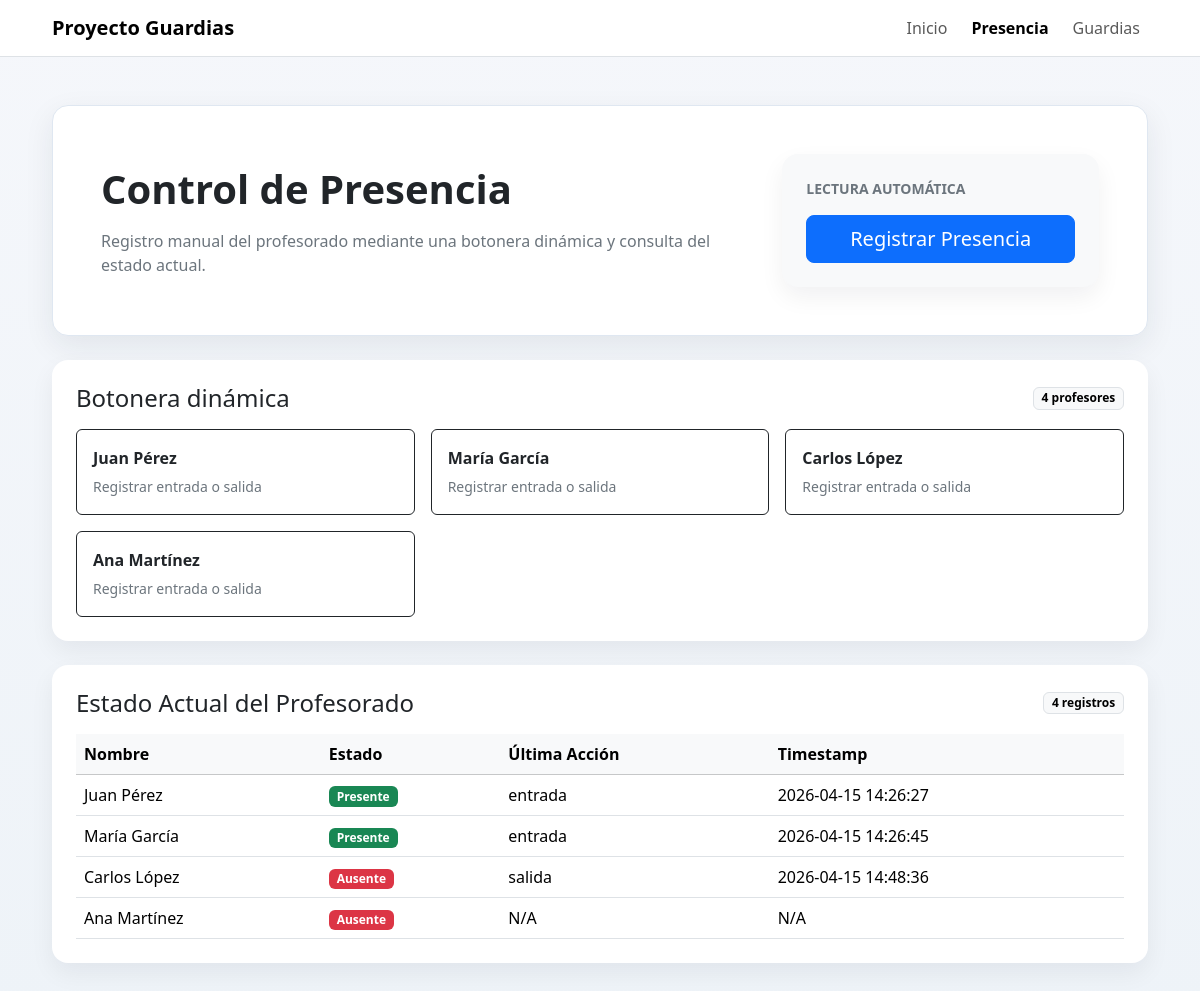
The app's page /presencia, older data.
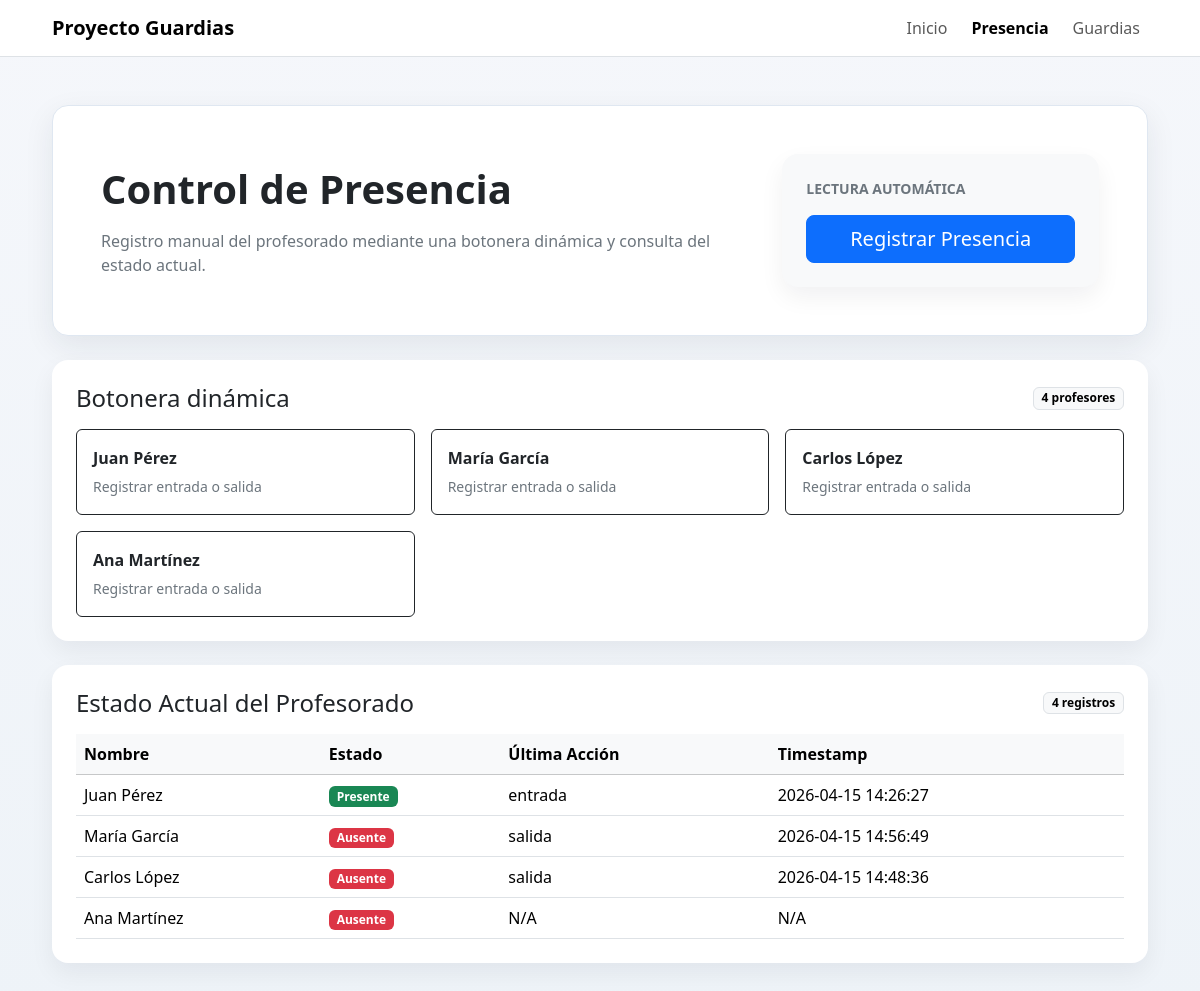
The same page, newer data.
### tables this page shows
CREATE TABLE profesores (
    id INTEGER PRIMARY KEY AUTOINCREMENT,
    nombre TEXT NOT NULL,
    rfid TEXT,
    huella_id TEXT,
    face_id TEXT,
    activo INTEGER DEFAULT 1,
    guardias_acumuladas INTEGER DEFAULT 0,
    guardias_semana INTEGER DEFAULT 0
);

CREATE TABLE presencia (
    id INTEGER PRIMARY KEY AUTOINCREMENT,
    profesor_id INTEGER,
    timestamp DATETIME DEFAULT CURRENT_TIMESTAMP,
    tipo TEXT,   -- 'entrada' o 'salida'
    FOREIGN KEY (profesor_id) REFERENCES profesores(id)
);

### app.py (the view)
@app.route("/presencia")
def vista_presencia():
    estado = obtener_estado_actual(_obtener_db_path())
    return render_template("presencia.html", estado=estado)

### app.py (called while the page is built)
def _obtener_db_path():
    return app.config.get("DB_PATH", "ies.db")

### modules/db/db_manager.py (called while the page is built)
    def get_connection(self):
        return sqlite3.connect(self.db_path)

    def get_profesores(self):
        conn = self.get_connection()
        cursor = conn.cursor()
        cursor.execute("SELECT * FROM profesores WHERE activo = 1")
        rows = cursor.fetchall()
        conn.close()
        return [Profesor(*row) for row in rows]

    def get_presencias_hoy(self):
        from datetime import datetime
        hoy = datetime.now().strftime("%Y-%m-%d")
        conn = self.get_connection()
        cursor = conn.cursor()
        cursor.execute("""
            SELECT * FROM presencia
            WHERE date(timestamp) = ?
            ORDER BY profesor_id, timestamp
        """, (hoy,))
        rows = cursor.fetchall()
        conn.close()
        return [Presencia(*row) for row in rows]

### modules/presencia/registro.py (called while the page is built)
def obtener_estado_actual(db_path="ies.db"):
    db_manager = DBManager(db_path)
    profesores = db_manager.get_profesores()
    presencias_hoy = db_manager.get_presencias_hoy()
    estado = {}
    for profesor in profesores:
        presencias_profesor = sorted([p for p in presencias_hoy if p.profesor_id == profesor.id],
                                   key=lambda p: p.timestamp)
        presente = presencias_profesor and presencias_profesor[-1].tipo == 'entrada'
        estado[profesor.id] = {
            'nombre': profesor.nombre,
            'presente': presente,
            'ultima_accion': presencias_profesor[-1].tipo if presencias_profesor else None,
            'timestamp': presencias_profesor[-1].timestamp if presencias_profesor else None
        }
    return estado

### templates/presencia.html (shortened to what this page needs)
<!DOCTYPE html>
<html lang="es">
<head>
    <link href="https://cdn.jsdelivr.net/npm/bootstrap@5.3.3/dist/css/bootstrap.min.css" rel="stylesheet">
</head>
<body>
    <nav class="navbar navbar-expand-lg bg-white border-bottom sticky-top">
        <div class="container app-shell">
            <a class="navbar-brand fw-semibold" href="{{ url_for('index') }}">Proyecto Guardias</a>
            <div class="collapse navbar-collapse" id="mainNav">
                <div class="navbar-nav ms-auto gap-lg-2">
                    <a class="nav-link" href="{{ url_for('index') }}">Inicio</a>
                    <a class="nav-link active fw-semibold" href="{{ url_for('vista_presencia') }}">Presencia</a>
                    <a class="nav-link" href="{{ url_for('vista_guardias') }}">Guardias</a>
                </div>
            </div>
        </div>
    </nav>
    <main class="container app-shell py-4 py-lg-5">
        <section class="page-hero p-4 p-lg-5 mb-4">
            <div class="row g-4 align-items-center">
                <div class="col-lg-8">
                    <h1 class="display-6 fw-semibold mb-3">Control de Presencia</h1>
                    <p class="text-secondary mb-0">Registro manual del profesorado mediante una botonera dinámica y consulta del estado actual.</p>
                </div>
                <div class="col-lg-4">
                    <div class="card content-card bg-body-tertiary">
                        <div class="card-body p-4">
                            <p class="text-uppercase text-secondary small fw-semibold mb-3">Lectura automática</p>
                            <form action="{{ url_for('registrar') }}" method="post" class="d-grid">
                                <button class="btn btn-primary btn-lg" type="submit">Registrar Presencia</button>
                            </form>
                        </div>
                    </div>
                </div>
            </div>
        </section>
        <section class="card stat-card mb-4">
            <div class="card-body p-4">
                <div class="d-flex justify-content-between align-items-center mb-3 flex-wrap gap-2">
                    <h2 class="h4 mb-0">Botonera dinámica</h2>
                    <span class="badge text-bg-light border">{{ estado|length }} profesores</span>
                </div>
                <div class="row g-3">
                    {% for profesor_id, info in estado.items() %}
                    <div class="col-md-6 col-xl-4">
                        <form action="{{ url_for('registrar') }}" method="post" class="h-100">
                            <button class="btn btn-outline-dark w-100 h-100 text-start p-3" type="submit">
                                <span class="d-block fw-semibold mb-1">{{ info.nombre }}</span>
                                <span class="small text-secondary">Registrar entrada o salida</span>
                            </button>
                        </form>
                    </div>
                    {% else %}
                    <div class="col-12">
                        <div class="text-center text-secondary py-3">No hay profesores disponibles para registrar.</div>
                    </div>
                    {% endfor %}
                </div>
            </div>
        </section>
        <section class="card stat-card">
            <div class="card-body p-4">
                <div class="d-flex justify-content-between align-items-center mb-3 flex-wrap gap-2">
                    <h2 class="h4 mb-0">Estado Actual del Profesorado</h2>
                    <span class="badge text-bg-light border">{{ estado|length }} registros</span>
                </div>
                <div class="table-responsive">
                    <table class="table table-hover align-middle mb-0">
                        <thead class="table-light">
                            <tr>
                                <th>Nombre</th>
                                <th>Estado</th>
                                <th>Última Acción</th>
                                <th>Timestamp</th>
                            </tr>
                        </thead>
                        <tbody>
                            {% for profesor_id, info in estado.items() %}
                            <tr>
                                <td class="fw-medium">{{ info.nombre }}</td>
                                <td>
                                    <span class="badge {% if info.presente %}text-bg-success{% else %}text-bg-danger{% endif %}">
                                        {% if info.presente %}Presente{% else %}Ausente{% endif %}
                                    </span>
                                </td>
                                <td>{{ info.ultima_accion or 'N/A' }}</td>
                                <td>{{ info.timestamp or 'N/A' }}</td>
                            </tr>
                            {% else %}
                            <tr>
                                <td colspan="4" class="text-center text-secondary py-4">No hay registros de presencia para mostrar.</td>
                            </tr>
                            {% endfor %}
                        </tbody>
                    </table>
                </div>
            </div>
        </section>
    </main>
</body>
</html>

### templates/presencia.html (style rules this page uses)
body { background: linear-gradient(180deg, #f5f7fb 0%, #eef3f8 100%); min-height: 100vh; }
.app-shell { max-width: 1120px; }
.page-hero { background: #ffffff; border: 1px solid #dfe7f1; border-radius: 1rem; box-shadow: 0 10px 30px rgba(31, 41, 55, 0.08); }
.stat-card, .content-card { border: 0; border-radius: 1rem; box-shadow: 0 10px 24px rgba(15, 23, 42, 0.06); }

Row changes from the older to the newer data that the page shows:
no longer on this page (row unchanged): presencia: tipo "entrada", timestamp "2026-04-15 14:26:45"
added presencia: tipo "salida", timestamp "2026-04-15 14:56:49"
Text that changed along with them:
new list line: "María García"
new list line: "Ausente"
list line gone: "María García"
list line gone: "Presente"
